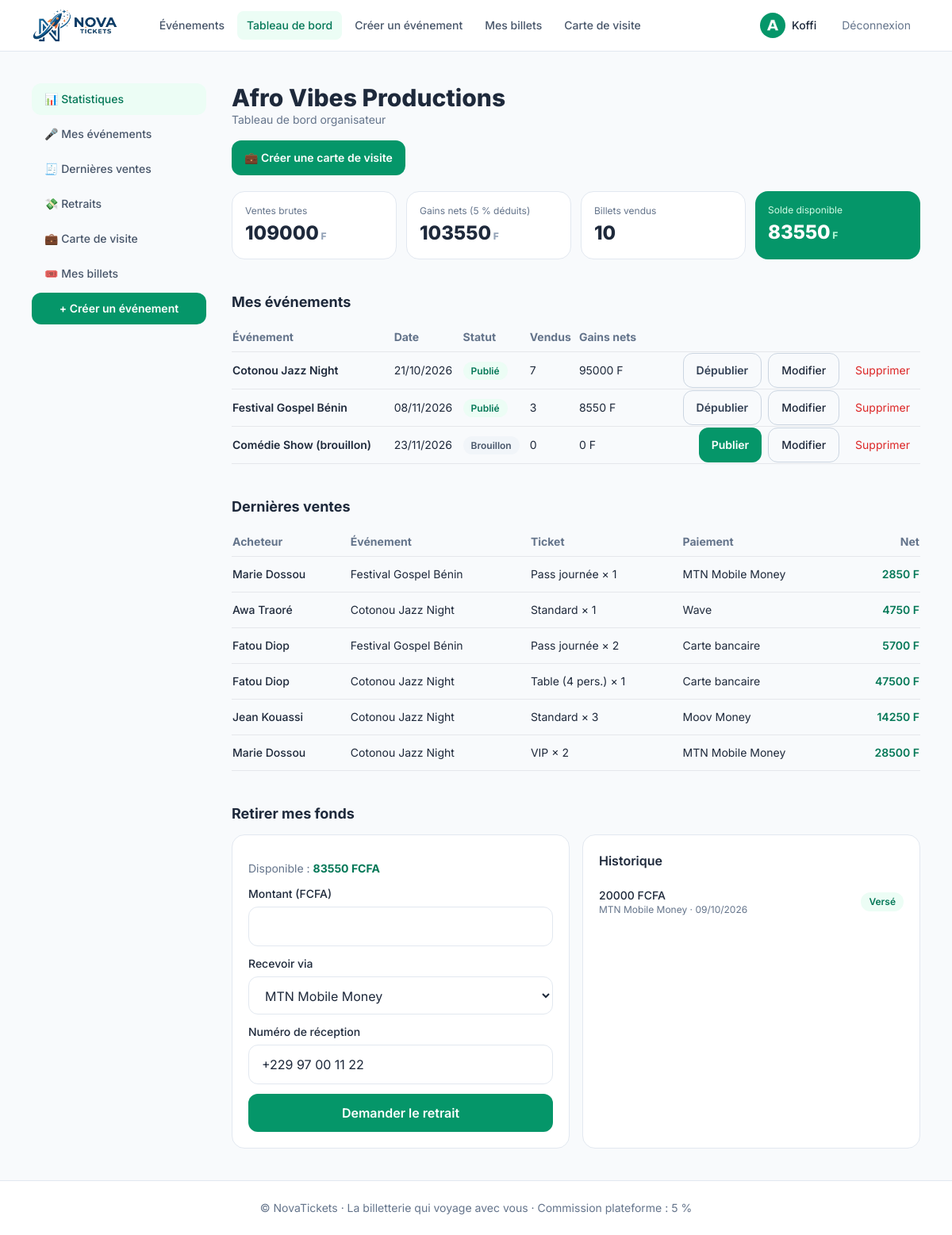
/organisateur/ (signed in), run on an earlier commit of the app's database.
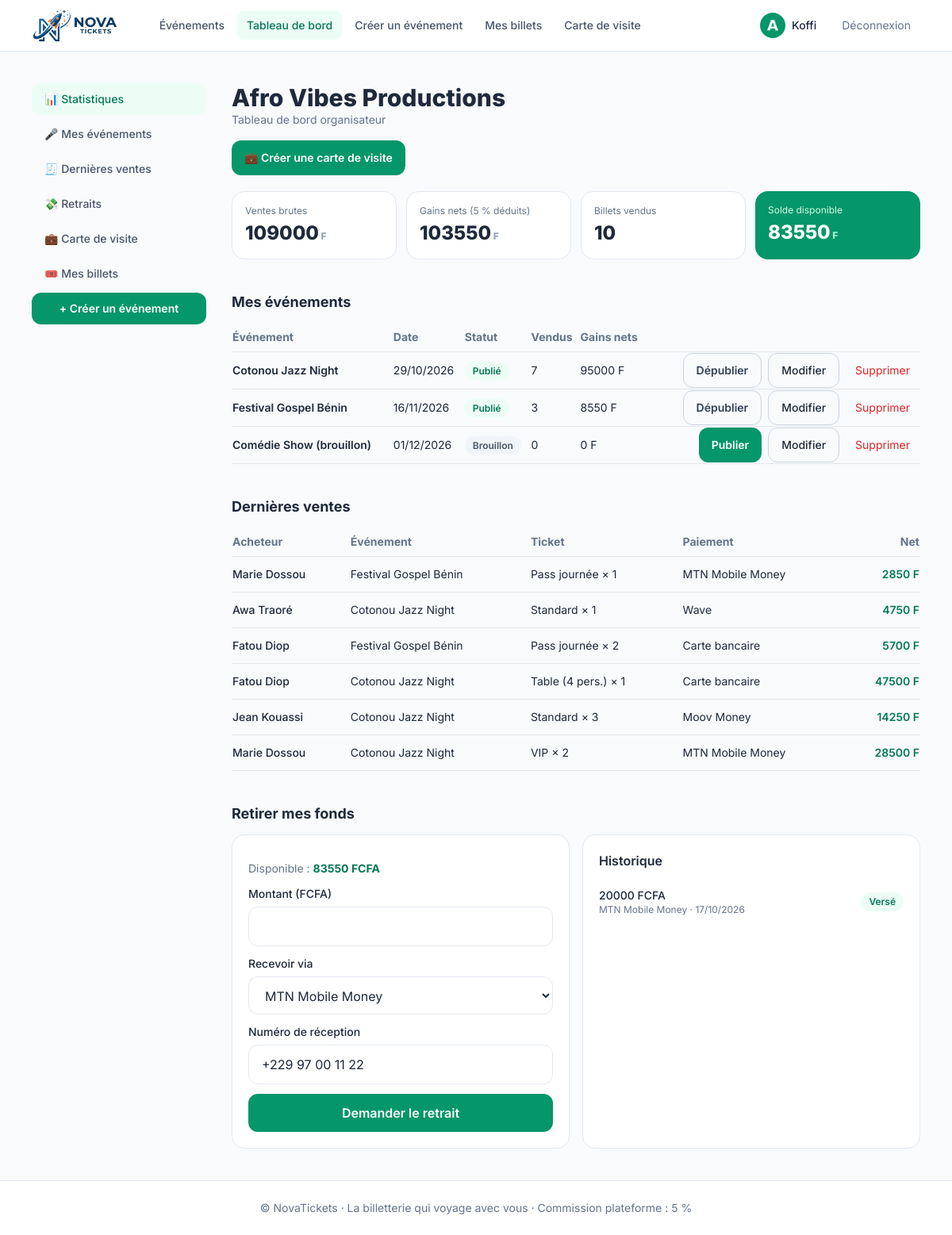
And on a later commit of the database.
### events/models.py (models this page shows, shortened)
class Event(models.Model):
    DRAFT = "draft"
    PUBLISHED = "published"
    STATUSES = [(DRAFT, "Brouillon"), (PUBLISHED, "Publié")]
    organizer = models.ForeignKey(settings.AUTH_USER_MODEL, on_delete=models.CASCADE, related_name="events")
    name = models.CharField("Nom de l'événement", max_length=200)
    slug = models.SlugField(max_length=220, unique=True, blank=True)
    description = models.TextField(blank=True)
    location = models.CharField("Lieu", max_length=200, blank=True)
    banner = models.ImageField("Visuel", upload_to="events/", blank=True, null=True)
    logo = models.ImageField("Logo de l'événement", upload_to="event_logos/", blank=True, null=True)
    start_date = models.DateField("Date de début")
    end_date = models.DateField("Date de fin")
    start_time = models.TimeField("Heure de début")
    sales_deadline = models.DateField("Date limite d'achat")
    status = models.CharField(max_length=12, choices=STATUSES, default=DRAFT)
    created_at = models.DateTimeField(auto_now_add=True)
    class Meta:
        ordering = ["start_date", "start_time"]
    def get_absolute_url(self):
        return reverse("events:detail", args=[self.slug])
    @property
    def is_published(self):
        return self.status == self.PUBLISHED
    @property
    def tickets_sold(self):
        from orders.models import Order
        return Order.objects.filter(event=self, status=Order.PAID).aggregate(t=Sum("quantity"))["t"] or 0
    @property
    def revenue(self):
        from orders.models import Order
        return Order.objects.filter(event=self, status=Order.PAID).aggregate(t=Sum("net_amount"))["t"] or 0

### orders/models.py (models this page shows, shortened)
class Withdrawal(models.Model):
    PENDING = "pending"
    PAID = "paid"
    REJECTED = "rejected"
    STATUSES = [(PENDING, "En cours"), (PAID, "Versé"), (REJECTED, "Refusé")]
    organizer = models.ForeignKey(settings.AUTH_USER_MODEL, on_delete=models.CASCADE, related_name="withdrawals")
    amount = models.DecimalField(max_digits=12, decimal_places=0)
    method = models.CharField(max_length=60)
    phone = models.CharField(max_length=30)
    status = models.CharField(max_length=10, choices=STATUSES, default=PENDING)
    created_at = models.DateTimeField(auto_now_add=True)
    class Meta:
        ordering = ["-created_at"]

### core/views.py (the view)
# urls.py: path("organisateur/", views.organizer_dashboard, name="organizer_dashboard"),
@login_required
def organizer_dashboard(request):
    if not request.user.is_organisateur:
        raise PermissionDenied
    user = request.user
    events = user.events.prefetch_related("ticket_types")
    paid = Order.objects.filter(event__organizer=user, status=Order.PAID)
    recent = paid.select_related("event", "user", "ticket_type")[:8]
    return render(request, "dashboard/organizer.html", {
        "events": events,
        "recent": recent,
        "tickets_sold": paid.aggregate(t=Sum("quantity"))["t"] or 0,
        "withdrawals": user.withdrawals.all()[:10],
        "withdraw_methods": withdrawal_methods_for(user.country),
    })

### accounts/models.py (called while the page is built)
    @property
    def is_organisateur(self):
        return self.role == self.ORGANISATEUR

    @property
    def display_name(self):
        return f"{self.first_name} {self.last_name}".strip() or self.username

    @property
    def organizer_label(self):
        return self.org_name or self.display_name

    @property
    def gross_sales(self):
        from orders.models import Order
        agg = Order.objects.filter(event__organizer=self, status=Order.PAID).aggregate(t=Sum("total"))
        return agg["t"] or Decimal("0")

    @property
    def net_earnings(self):
        from orders.models import Order
        agg = Order.objects.filter(event__organizer=self, status=Order.PAID).aggregate(t=Sum("net_amount"))
        return agg["t"] or Decimal("0")

    @property
    def withdrawn(self):
        agg = self.withdrawals.exclude(status="rejected").aggregate(t=Sum("amount"))
        return agg["t"] or Decimal("0")

    @property
    def available_balance(self):
        return self.net_earnings - self.withdrawn

### core/countries.py (called while the page is built)
def payment_methods_for(code: str):
    return PAYMENT_METHODS.get(code, PAYMENT_METHODS["default"])

### templates/dashboard/organizer.html (shortened to what the changed rows need)
{% extends "base.html" %}
{% block content %}
<div class="grid gap-8 lg:grid-cols-[220px_1fr]">
  <div class="min-w-0">
    <div class="flex items-center justify-between gap-3">
      <div><h1 class="text-2xl md:text-3xl font-extrabold">{{ user.organizer_label }}</h1><p class="text-sm text-slate-500">Tableau de bord organisateur</p></div>
    </div>
    <h2 id="evenements" class="mt-10 text-lg font-bold scroll-mt-24">Mes événements</h2>
    <div class="mt-3">
      {% if events %}
      <table class="responsive w-full text-sm">
        <thead><tr class="text-left text-slate-500 border-b"><th class="py-2">Événement</th><th>Date</th><th>Statut</th><th>Vendus</th><th>Gains nets</th><th></th></tr></thead>
        <tbody>
        {% for e in events %}
          <tr class="md:border-b align-middle">
            <td data-label="Événement" class="py-3 font-semibold"><a href="{{ e.get_absolute_url }}" class="hover:text-emerald-700">{{ e.name }}</a></td>
            <td data-label="Date">{{ e.start_date|date:"d/m/Y" }}</td>
            <td data-label="Statut"><span class="rounded-full px-2.5 py-1 text-xs font-semibold {% if e.is_published %}bg-emerald-50 text-emerald-700{% else %}bg-slate-100 text-slate-600{% endif %}">{{ e.get_status_display }}</span></td>
            <td data-label="Vendus">{{ e.tickets_sold }}</td>
            <td data-label="Gains nets">{{ e.revenue|floatformat:0 }} F</td>
            <td class="actions">
              <div class="flex flex-wrap justify-end gap-2">
                <form method="post" action="{% url 'events:toggle_publish' e.pk %}">{% csrf_token %}
                  <button class="tap rounded-xl px-4 text-sm font-semibold {% if e.is_published %}border border-slate-300 text-slate-700{% else %}bg-emerald-600 text-white{% endif %}">{% if e.is_published %}Dépublier{% else %}Publier{% endif %}</button>
                </form>
                <a href="{% url 'events:edit' e.pk %}" class="tap inline-grid place-items-center rounded-xl border border-slate-300 px-4 text-sm font-medium">Modifier</a>
                <form method="post" action="{% url 'events:delete' e.pk %}" onsubmit="return confirm('Supprimer cet événement ?')">{% csrf_token %}
                  <button class="tap rounded-xl px-3 text-sm text-red-600">Supprimer</button>
                </form>
              </div>
            </td>
          </tr>
        {% endfor %}
        </tbody>
      </table>
      {% else %}<p class="rounded-2xl border border-dashed border-slate-300 p-8 text-center text-slate-500">Aucun événement. <a href="{% url 'events:create' %}" class="font-semibold text-emerald-700">Créer le premier</a></p>{% endif %}
    </div>
    <h2 id="ventes" class="mt-10 text-lg font-bold scroll-mt-24">Dernières ventes</h2>
    <div class="mt-3">
      {% if recent %}
      <table class="responsive w-full text-sm">
        <thead><tr class="text-left text-slate-500 border-b"><th class="py-2">Acheteur</th><th>Événement</th><th>Ticket</th><th>Paiement</th><th class="text-right">Net</th></tr></thead>
      </table>
      {% else %}<p class="rounded-2xl border border-dashed border-slate-300 p-6 text-center text-slate-500">Aucune vente pour le moment.</p>{% endif %}
    </div>
    <h2 id="retraits" class="mt-10 text-lg font-bold scroll-mt-24">Retirer mes fonds</h2>
    <div class="mt-3 grid gap-4 md:grid-cols-2">
      <div class="rounded-2xl bg-white border border-slate-200 p-5">
        <ul class="mt-3 divide-y text-sm">
          {% for w in withdrawals %}
          <li class="flex items-center justify-between py-2.5 gap-3">
            <div><p class="font-medium">{{ w.amount|floatformat:0 }} FCFA</p><p class="text-xs text-slate-500">{{ w.method }} · {{ w.created_at|date:"d/m/Y" }}</p></div>
            <span class="rounded-full px-2.5 py-1 text-xs font-semibold {% if w.status == 'paid' %}bg-emerald-50 text-emerald-700{% elif w.status == 'rejected' %}bg-red-50 text-red-700{% else %}bg-amber-50 text-amber-700{% endif %}">{{ w.get_status_display }}</span>
          </li>
          {% empty %}<li class="py-6 text-center text-slate-400">Aucun retrait.</li>{% endfor %}
        </ul>
      </div>
    </div>
  </div>
</div>
{% endblock %}

What changed in the data, as far as the page shows it:
changed Event "Cotonou Jazz Night": start_date "21/10/2026" → "29/10/2026"
changed Event "Festival Gospel Bénin": start_date "08/11/2026" → "16/11/2026"
changed Event "Comédie Show (brouillon)": start_date "23/11/2026" → "01/12/2026"
changed Withdrawal "MTN Mobile Money": created_at "09/10/2026" → "17/10/2026"
